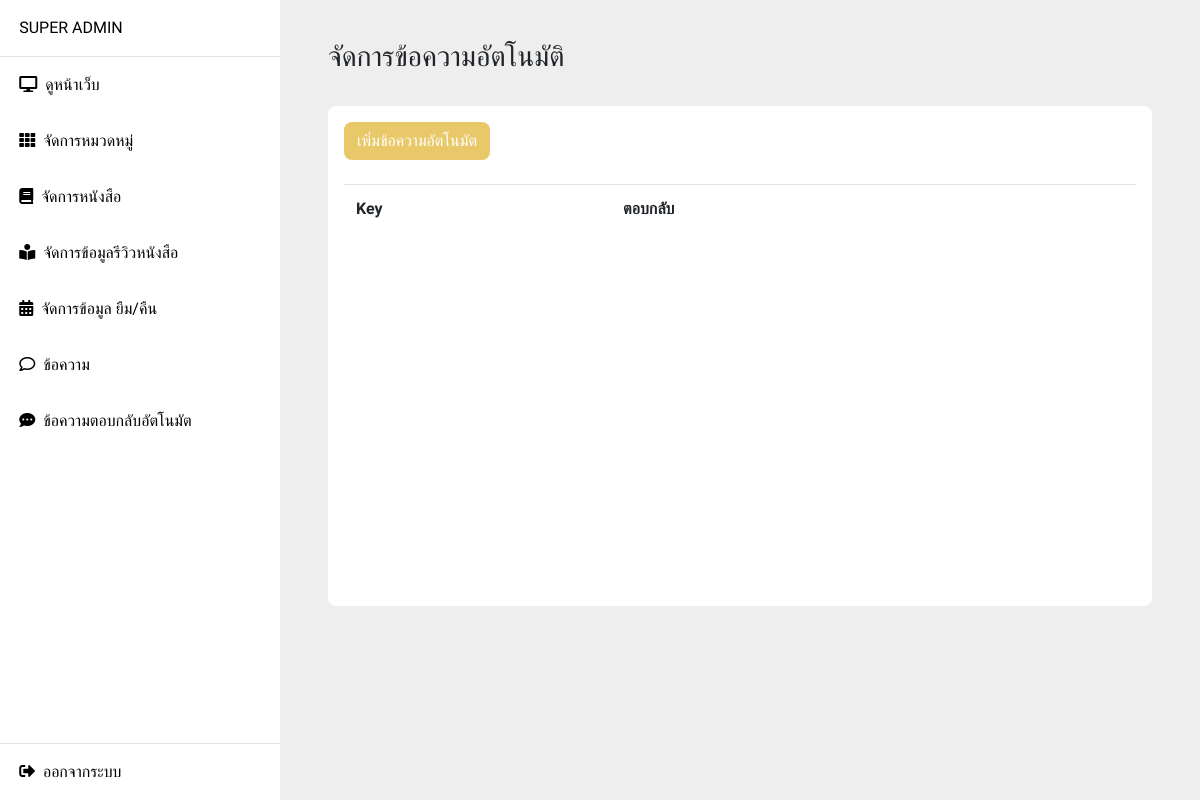
Page /manage_chat_bot.php (signed in) on the earlier database version.
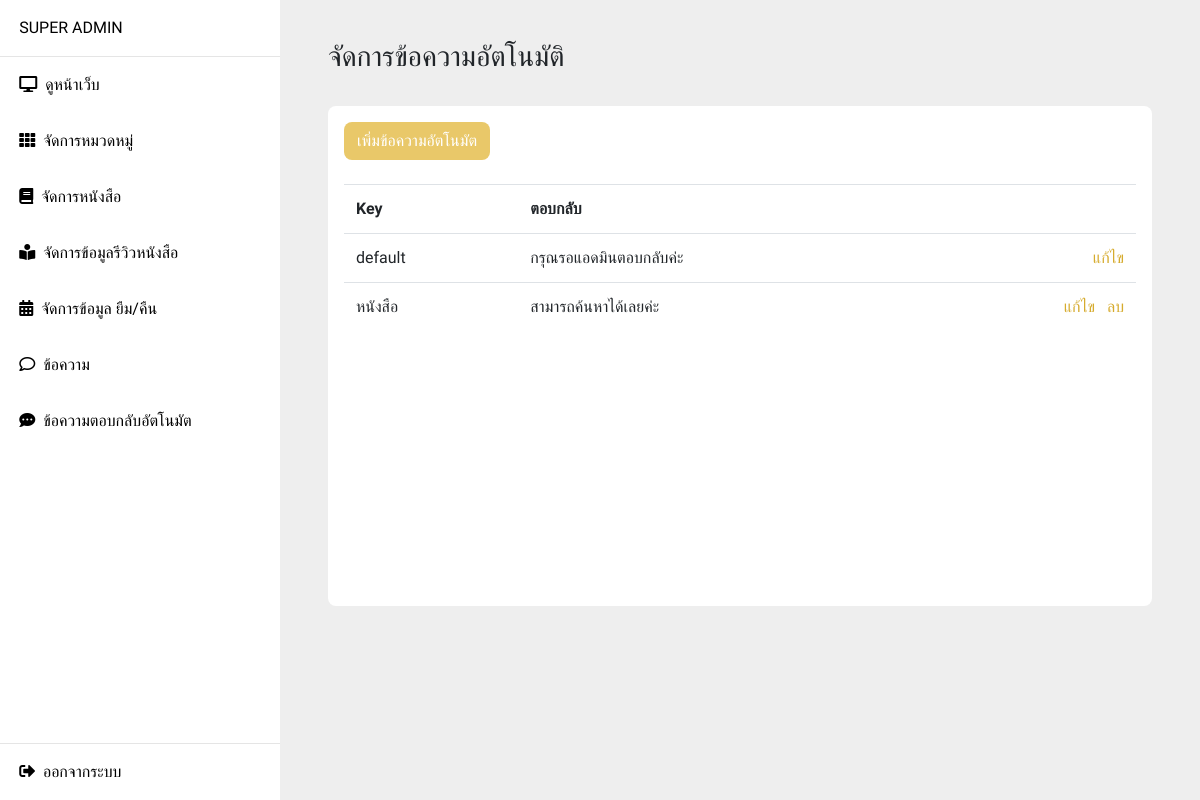
Same page on the later database version.
### tables this page shows
CREATE TABLE `chat_bot` (
  `id_chat_bot` int(11) NOT NULL,
  `key` text NOT NULL,
  `message_auto` text NOT NULL,
  `create_chat_bot` datetime NOT NULL
);

### manage_chat_bot.php (the view, shortened to what this page needs)
<!DOCTYPE html>
<html lang="en">
  <head>
  </head>
  <body>
      <?php include 'component/slide_nav.php' ?>
      <div class="layout">
        <div class="container pl-5 pr-5 pb-3">
            <div class="row pb-4">
                <div class="col-12">
                    <h3>จัดการข้อความอัตโนมัติ</h3>
                </div>
           </div>
           <div class="row">
                <div class="col-12">
                    <div class="box-manage">
                        <div class="d-flex justify-content-between align-items-center">
                            <button typr="button" class="btn btn-book" data-toggle="modal" data-target="#myModal" >เพิ่มข้อความอัตโนมัต</button>
                        </div>
                        <table class="table w-100 mt-4">
                            <tr>
                            <th>Key</th>
                            <th>ตอบกลับ</th>
                            <th></th>
                            </tr>
                            <?php
                            include "function/db_config.php";
                            $query = "SELECT * FROM `chat_bot` " or die("Error:" . mysqli_error());
                            $result2 = mysqli_query($conn, $query);
                            while($row = mysqli_fetch_array($result2)) {
                            echo "<tr>";
                            echo "<td>{$row['key']}</td>";
                            echo "<td>{$row['message_auto']}</td>";
                            echo "<td class='text-right'>
                            <a class='text-book-y-b' href='#' data-toggle='modal' data-target='#myModal{$row['id_chat_bot']}'>แก้ไข</a>
                            ";
                            if ($row['id_chat_bot'] != 1) {
                                echo"<a class='text-book-y-b ml-2' href='/bookview/function/fn_chat_bot.php?del_bot={$row['id_chat_bot']}'>ลบ</a>";
                            }
                            echo "</td>";
                            echo "</tr>";
                            }
                            ?>
                        </table>
                    </div>
                </div>
           </div>
        </div>
      </div>
  </body>
</html>

Differences in the rows shown:
added chat_bot: key "default", message_auto "กรุณรอแอดมินตอบกลับค่ะ"
added chat_bot: key "หนังสือ", message_auto "สามารถค้นหาได้เลยค่ะ"
